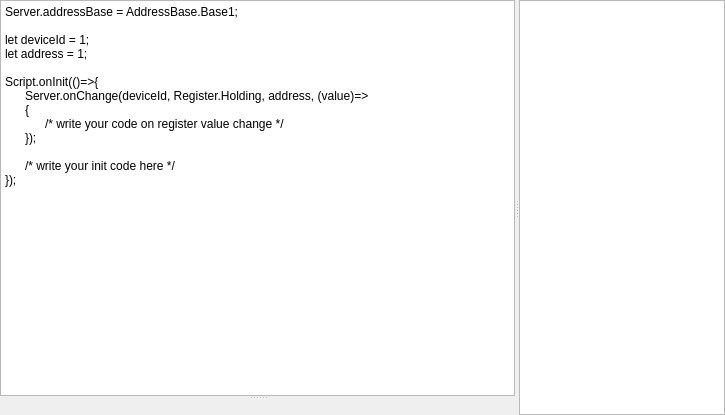
<?xml version="1.0" encoding="UTF-8"?>
<ui version="4.0">
 <class>JScriptControl</class>
 <widget class="QWidget" name="JScriptControl">
  <property name="geometry">
   <rect>
    <x>0</x>
    <y>0</y>
    <width>725</width>
    <height>415</height>
   </rect>
  </property>
  <layout class="QHBoxLayout" name="horizontalLayout">
   <property name="leftMargin">
    <number>0</number>
   </property>
   <property name="topMargin">
    <number>0</number>
   </property>
   <property name="rightMargin">
    <number>0</number>
   </property>
   <property name="bottomMargin">
    <number>0</number>
   </property>
   <item>
    <widget class="QSplitter" name="verticalSplitter">
     <property name="orientation">
      <enum>Qt::Orientation::Horizontal</enum>
     </property>
     <widget class="QSplitter" name="horizontalSplitter">
      <property name="sizePolicy">
       <sizepolicy hsizetype="Preferred" vsizetype="Expanding">
        <horstretch>5</horstretch>
        <verstretch>0</verstretch>
       </sizepolicy>
      </property>
      <property name="orientation">
       <enum>Qt::Orientation::Vertical</enum>
      </property>
      <widget class="JSCodeEditor" name="codeEditor">
       <property name="sizePolicy">
        <sizepolicy hsizetype="Expanding" vsizetype="Expanding">
         <horstretch>2</horstretch>
         <verstretch>4</verstretch>
        </sizepolicy>
       </property>
       <property name="plainText">
        <string>Server.addressBase = AddressBase.Base1;

let deviceId = 1;
let address = 1;

Script.onInit(()=&gt;{
	Server.onChange(deviceId, Register.Holding, address, (value)=&gt;
	{
		/* write your code on register value change */
	});

	/* write your init code here */
});</string>
       </property>
       <property name="tabStopDistance">
        <double>20.000000000000000</double>
       </property>
       <property name="placeholderText">
        <string/>
       </property>
      </widget>
      <widget class="ConsoleOutput" name="console">
       <property name="sizePolicy">
        <sizepolicy hsizetype="Expanding" vsizetype="Expanding">
         <horstretch>0</horstretch>
         <verstretch>1</verstretch>
        </sizepolicy>
       </property>
      </widget>
     </widget>
     <widget class="HelpWidget" name="helpWidget">
      <property name="sizePolicy">
       <sizepolicy hsizetype="Preferred" vsizetype="Preferred">
        <horstretch>2</horstretch>
        <verstretch>0</verstretch>
       </sizepolicy>
      </property>
     </widget>
    </widget>
   </item>
  </layout>
 </widget>
 <customwidgets>
  <customwidget>
   <class>JSCodeEditor</class>
   <extends>QPlainTextEdit</extends>
   <header>jscodeeditor.h</header>
  </customwidget>
  <customwidget>
   <class>ConsoleOutput</class>
   <extends>QWidget</extends>
   <header>consoleoutput.h</header>
  </customwidget>
  <customwidget>
   <class>HelpWidget</class>
   <extends>QTextBrowser</extends>
   <header>helpwidget.h</header>
  </customwidget>
 </customwidgets>
 <resources/>
 <connections/>
</ui>
